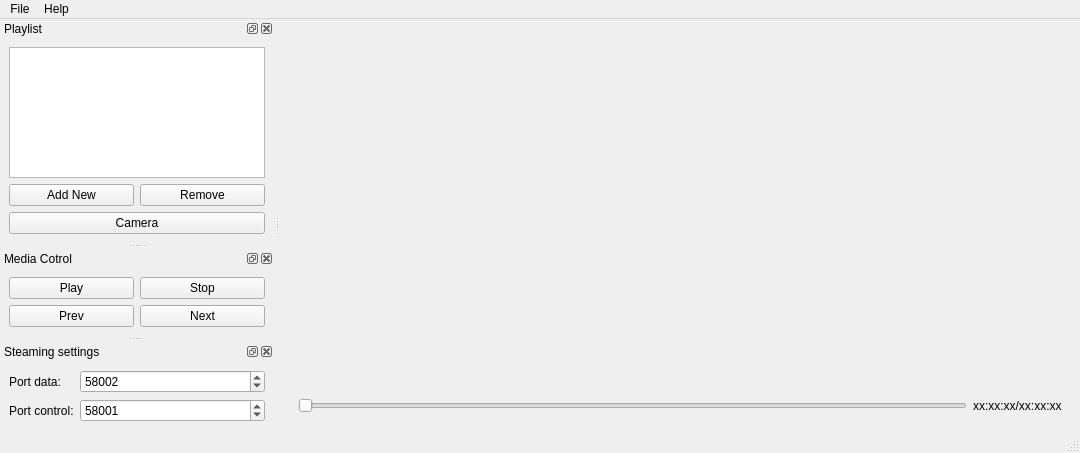
<?xml version="1.0" encoding="UTF-8"?>
<ui version="4.0">
 <class>MainWindow</class>
 <widget class="QMainWindow" name="MainWindow">
  <property name="geometry">
   <rect>
    <x>0</x>
    <y>0</y>
    <width>1080</width>
    <height>453</height>
   </rect>
  </property>
  <property name="windowTitle">
   <string>Video Streamer</string>
  </property>
  <widget class="QWidget" name="centralwidget">
   <layout class="QVBoxLayout" name="verticalLayout_2">
    <item>
     <widget class="QWidget" name="mediaPlayWidget" native="true"/>
    </item>
    <item>
     <widget class="QWidget" name="seekWidget" native="true">
      <property name="sizePolicy">
       <sizepolicy hsizetype="Preferred" vsizetype="Maximum">
        <horstretch>0</horstretch>
        <verstretch>0</verstretch>
       </sizepolicy>
      </property>
      <layout class="QHBoxLayout" name="horizontalLayout_2">
       <item>
        <widget class="QSlider" name="progressSlider">
         <property name="orientation">
          <enum>Qt::Horizontal</enum>
         </property>
        </widget>
       </item>
       <item>
        <widget class="QLabel" name="progressLabel">
         <property name="text">
          <string>xx:xx:xx/xx:xx:xx</string>
         </property>
        </widget>
       </item>
      </layout>
     </widget>
    </item>
   </layout>
  </widget>
  <widget class="QMenuBar" name="menubar">
   <property name="geometry">
    <rect>
     <x>0</x>
     <y>0</y>
     <width>1080</width>
     <height>20</height>
    </rect>
   </property>
   <widget class="QMenu" name="menuFile">
    <property name="title">
     <string>File</string>
    </property>
    <addaction name="actionQuit"/>
   </widget>
   <widget class="QMenu" name="menuHelp">
    <property name="title">
     <string>Help</string>
    </property>
    <addaction name="actionAbout"/>
   </widget>
   <addaction name="menuFile"/>
   <addaction name="menuHelp"/>
  </widget>
  <widget class="QStatusBar" name="statusbar"/>
  <widget class="QDockWidget" name="playlistWidget">
   <property name="windowTitle">
    <string>Playlist</string>
   </property>
   <attribute name="dockWidgetArea">
    <number>1</number>
   </attribute>
   <widget class="QWidget" name="dockWidgetContents">
    <layout class="QVBoxLayout" name="verticalLayout">
     <item>
      <widget class="QListView" name="playlistView"/>
     </item>
     <item>
      <layout class="QHBoxLayout" name="horizontalLayout">
       <item>
        <widget class="QPushButton" name="addFileButton">
         <property name="text">
          <string>Add New</string>
         </property>
        </widget>
       </item>
       <item>
        <widget class="QPushButton" name="removeFileButton">
         <property name="text">
          <string>Remove</string>
         </property>
        </widget>
       </item>
      </layout>
     </item>
     <item>
      <widget class="QPushButton" name="cameraButton">
       <property name="text">
        <string>Camera</string>
       </property>
       <property name="checkable">
        <bool>false</bool>
       </property>
      </widget>
     </item>
    </layout>
   </widget>
  </widget>
  <widget class="QDockWidget" name="mediaControlWidget">
   <property name="windowTitle">
    <string>Media Cotrol</string>
   </property>
   <attribute name="dockWidgetArea">
    <number>1</number>
   </attribute>
   <widget class="QWidget" name="dockWidgetContents_3">
    <layout class="QGridLayout" name="gridLayout">
     <item row="0" column="0">
      <widget class="QPushButton" name="toggleButton">
       <property name="text">
        <string>Play</string>
       </property>
      </widget>
     </item>
     <item row="0" column="1">
      <widget class="QPushButton" name="stopButton">
       <property name="text">
        <string>Stop</string>
       </property>
      </widget>
     </item>
     <item row="1" column="0">
      <widget class="QPushButton" name="prevFileButton">
       <property name="text">
        <string>Prev</string>
       </property>
      </widget>
     </item>
     <item row="1" column="1">
      <widget class="QPushButton" name="nextFileButton">
       <property name="text">
        <string>Next</string>
       </property>
      </widget>
     </item>
    </layout>
   </widget>
  </widget>
  <widget class="QDockWidget" name="streamingSettingsWidget">
   <property name="windowTitle">
    <string>Steaming settings</string>
   </property>
   <attribute name="dockWidgetArea">
    <number>1</number>
   </attribute>
   <widget class="QWidget" name="dockWidgetContents_4">
    <layout class="QFormLayout" name="formLayout">
     <property name="fieldGrowthPolicy">
      <enum>QFormLayout::AllNonFixedFieldsGrow</enum>
     </property>
     <item row="2" column="0">
      <widget class="QLabel" name="controlPortLabel">
       <property name="text">
        <string>Port control:</string>
       </property>
      </widget>
     </item>
     <item row="1" column="0">
      <widget class="QLabel" name="dataPortLabel">
       <property name="text">
        <string>Port data:</string>
       </property>
      </widget>
     </item>
     <item row="2" column="1">
      <widget class="QSpinBox" name="controlPortBox">
       <property name="maximum">
        <number>65535</number>
       </property>
       <property name="value">
        <number>58001</number>
       </property>
      </widget>
     </item>
     <item row="1" column="1">
      <widget class="QSpinBox" name="dataPortBox">
       <property name="maximum">
        <number>65535</number>
       </property>
       <property name="value">
        <number>58002</number>
       </property>
      </widget>
     </item>
    </layout>
   </widget>
  </widget>
  <action name="actionQuit">
   <property name="text">
    <string>Quit</string>
   </property>
  </action>
  <action name="actionAbout">
   <property name="text">
    <string>About</string>
   </property>
  </action>
 </widget>
 <resources/>
 <connections>
  <connection>
   <sender>actionQuit</sender>
   <signal>triggered()</signal>
   <receiver>MainWindow</receiver>
   <slot>close()</slot>
   <hints>
    <hint type="sourcelabel">
     <x>-1</x>
     <y>-1</y>
    </hint>
    <hint type="destinationlabel">
     <x>539</x>
     <y>226</y>
    </hint>
   </hints>
  </connection>
 </connections>
</ui>
